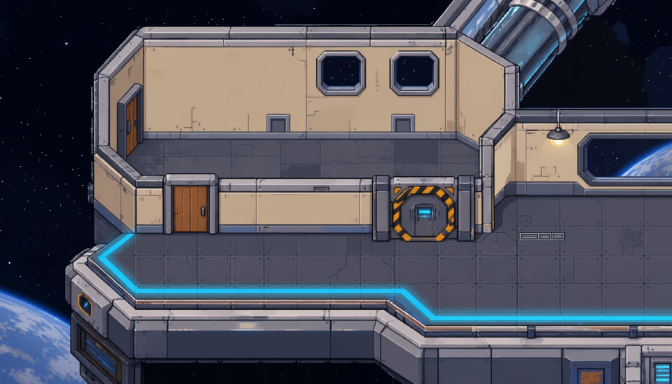
#> input picture hq/art/gen/station/vide-7.png, 1344 x 768 px (shown at 1/2 size)
$ python kit_bandes.py
#> lines starting #> are read from the running program, lines starting #| are printed output that depends on the picture
### hq/art/pixeliser.py
"""Responsabilité : ramener un morceau d'image de référence (illustration « façon pixel art » générée par ChatGPT,
floue et à pixels irréguliers) en VRAI pixel art du jeu : fond retiré, une seule taille de pixel (grille de 16 px par
case, affichée ×2), palette réduite, bords francs. Utilisé pour bâtir le kit de textures et de sprites de la station.

Usage en module : `pixeliser(image, boite, echelle)` ; en ligne de commande : voir `main`.
"""
from __future__ import annotations

import argparse
from pathlib import Path

import numpy as np
from PIL import Image
from scipy import ndimage

Boite = tuple[int, int, int, int]


# [11 lines left out: function retirer_fond, not called in this run]


def reduire(im: Image.Image, echelle: float) -> Image.Image:
    """Une case de `echelle` px de l'image source devient un pixel d'art (moyenne, alpha tranché net)."""
    w = max(1, round(im.width / echelle))
    h = max(1, round(im.height / echelle))
    a = np.array(im.convert('RGBA')).astype(float)
    a[..., :3] *= a[..., 3:4] / 255
    pre = Image.fromarray(a.astype(np.uint8)).resize((w, h), Image.Resampling.BOX)
    alpha = im.getchannel('A').resize((w, h), Image.Resampling.BOX)
    b = np.array(pre).astype(float)
    al = np.array(alpha).astype(float)
    b[..., :3] = np.where(al[..., None] > 0, b[..., :3] * 255 / np.maximum(al[..., None], 1), 0)
    b[..., 3] = np.where(al > 110, 255, 0)
    return Image.fromarray(b.clip(0, 255).astype(np.uint8))


def palette(im: Image.Image, couleurs: int) -> Image.Image:
    """Palette réduite (médiane), transparence conservée : des aplats nets au lieu du flou de l'illustration."""
    rgb = im.convert('RGB').quantize(colors=couleurs, method=Image.Quantize.MEDIANCUT, dither=Image.Dither.NONE)
    out = rgb.convert('RGBA')
    out.putalpha(im.getchannel('A'))
    return out


# [21 lines left out: functions pixeliser, main, not called in this run]


# [2 lines that do not run on import are left out]

### hq/art/kit_bandes.py
"""Responsabilité : découper dans la pièce vidée par le modèle local (`gen/station/vide-7.png`, tirée de l'image
StockIOP validée par Chris) les BANDES de construction de la station, en vrai pixel art du jeu (3,35 px source = 1 px
d'art ; une plaque de sol = une case de 20 px d'art) : mur du fond, mur bas côté coursive, montant, sol, bord de
coursive et coque, hublot, bouche d'aération, porte, sas. Le moteur les répète et les assemble selon le plan.
Sortie : `public/station/*.png` + `public/station/kit.json` (taille de chaque pièce) + `kit/bandes-test.png`.
"""
from __future__ import annotations

import json
from pathlib import Path

from PIL import Image

from pixeliser import palette, reduire

ICI = Path(__file__).resolve().parent
SOURCE = ICI / 'gen' / 'station' / 'vide-7.png'
SORTIE = ICI.parent / 'public' / 'station'
ECHELLE = 3.35
CASE = 20

# nom → boîte dans l'image source (x0, y0, x1, y1)
BANDES: dict[str, tuple[int, int, int, int]] = {
    'mur-fond': (440, 50, 530, 275),          # coiffe + crème + plinthe : se répète en largeur
    'mur-fond-hublot': (625, 50, 745, 275),
    'mur-fond-bouche': (530, 50, 600, 275),
    'mur-bas': (452, 352, 742, 467),          # mur côté coursive : coiffe épaisse, crème, plinthe bleutée
    'montant': (424, 342, 452, 470),
    'sol': (394, 475, 528, 545),              # deux plaques de sol
    'bord': (440, 560, 740, 700),             # bande lumineuse, lèvre, tranche de la coque
    'porte-bois': (330, 345, 440, 470),
    'sas': (745, 340, 965, 485),
}


def bande(nom: str, source: Image.Image) -> Image.Image:
    morceau = source.crop(BANDES[nom]).convert('RGBA')
    img = palette(reduire(morceau, ECHELLE), 32)
    if nom == 'sol':
        img = img.resize((2 * CASE, CASE), Image.Resampling.NEAREST)
    return img


def essai(b: dict[str, Image.Image]) -> Image.Image:
    """Un pont de trois pièces de largeurs différentes : contrôle des raccords quand les bandes se répètent."""
    largeurs = [96, 140, 120]
    total = sum(largeurs) + 8
    fond, bas, sol, bord = b['mur-fond'], b['mur-bas'], b['sol'], b['bord']
    h = fond.height + 2 * CASE + bas.height + 2 * CASE + bord.height
    img = Image.new('RGBA', (total, h), (3, 5, 16, 255))
    y_sol = fond.height
    for x in range(0, total, sol.width):
        for y in (y_sol, y_sol + CASE, y_sol + 2 * CASE + bas.height - 20, y_sol + 3 * CASE + bas.height - 20):
            img.alpha_composite(sol, (x, y))
    for x in range(0, total, fond.width):
        img.alpha_composite(fond, (x, 0))
    y_bas = y_sol + 2 * CASE - 20
    for x in range(0, total, bas.width):
        img.alpha_composite(bas, (x, y_bas))
    for x in range(0, total, bord.width):
        img.alpha_composite(bord, (x, h - bord.height))
    x = 0
    for w in largeurs:
        img.alpha_composite(b['montant'], (x, y_bas - 3))
        img.alpha_composite(b['porte-bois'], (x + 12, y_bas))
        x += w
    img.alpha_composite(b['montant'], (x, y_bas - 3))
    img.alpha_composite(b['mur-fond-hublot'], (150, 0))
    return img


def main() -> None:
    SORTIE.mkdir(parents=True, exist_ok=True)
    source = Image.open(SOURCE)
#> source is the input picture: PIL image 1344x768 RGB; mean R, G, B 82.1, 82.8, 92.5
    b = {nom: bande(nom, source) for nom in BANDES}
#> in reduire, `alpha = im.getchannel('A').resize((w, h), Image.Resampling.BOX)`: alpha: PIL image 27x67 L; every value is 255
#> in reduire, `al = np.array(alpha).astype(float)`: al: shape (67, 27) float64; every value is 255
#> in reduire (call 2), `alpha = im.getchannel('A').resize((w, h), Image.Resampling.BOX)`: alpha: PIL image 36x67 L; every value is 255
#> in reduire (call 2), `al = np.array(alpha).astype(float)`: al: shape (67, 36) float64; every value is 255
#> call 3 of bande, with nom = 'mur-fond-bouche'
#> in bande (call 3), `morceau = source.crop(BANDES[nom]).convert('RGBA')`:
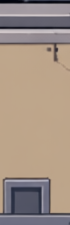
#> morceau: PIL image 70x225 RGBA; mean R, G, B, A 162.1, 145.5, 132.6, 255
#> in reduire (call 3), `alpha = im.getchannel('A').resize((w, h), Image.Resampling.BOX)`: alpha: PIL image 21x67 L; every value is 255
#> in reduire (call 3), `al = np.array(alpha).astype(float)`: al: shape (67, 21) float64; every value is 255
#> call 4 of bande, with nom = 'mur-bas'
#> in bande (call 4), `morceau = source.crop(BANDES[nom]).convert('RGBA')`:
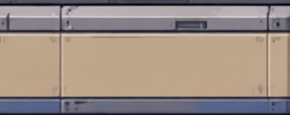
#> morceau: PIL image 290x115 RGBA; mean R, G, B, A 153.8, 139.7, 131.8, 255
#> in reduire (call 4), `alpha = im.getchannel('A').resize((w, h), Image.Resampling.BOX)`: alpha: PIL image 87x34 L; every value is 255
#> in reduire (call 4), `al = np.array(alpha).astype(float)`: al: shape (34, 87) float64; every value is 255
#> in bande (call 5), `morceau = source.crop(BANDES[nom]).convert('RGBA')`:
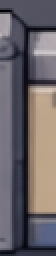
#> morceau: PIL image 28x128 RGBA (shown 2 times larger); mean R, G, B, A 105.9, 99.7, 104.2, 255
#> in bande (call 6), `morceau = source.crop(BANDES[nom]).convert('RGBA')`:
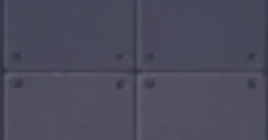
#> morceau: PIL image 134x70 RGBA (shown 2 times larger); mean R, G, B, A 74.9, 75.6, 92.1, 255
#> in reduire (call 6), `alpha = im.getchannel('A').resize((w, h), Image.Resampling.BOX)`: alpha: PIL image 40x21 L; every value is 255
#> in reduire (call 6), `al = np.array(alpha).astype(float)`: al: shape (21, 40) float64; every value is 255
#> in bande (call 6), `img = img.resize((2 * CASE, CASE), Image.Resampling.NEAREST)`:
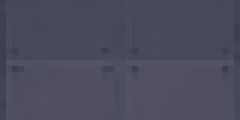
#> img: PIL image 40x20 RGBA (shown 6 times larger); mean R, G, B, A 75, 75.8, 92.4, 255
#> in bande (call 7), `morceau = source.crop(BANDES[nom]).convert('RGBA')`:
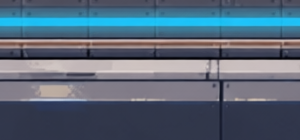
#> morceau: PIL image 300x140 RGBA; mean R, G, B, A 87, 102.8, 120.1, 255
#> in reduire (call 7), `pre = Image.fromarray(a.astype(np.uint8)).resize((w, h), Image.Resampl..`:
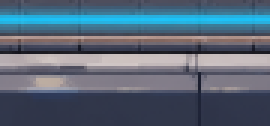
#> pre: PIL image 90x42 RGBA (shown 3 times larger); mean R, G, B, A 87.1, 103, 120.3, 255
#> in reduire (call 7), `alpha = im.getchannel('A').resize((w, h), Image.Resampling.BOX)`: alpha: PIL image 90x42 L; every value is 255
#> b = 9 items
    index = {}
    for nom, img in b.items():
        img.save(SORTIE / f'{nom}.png')
        index[nom] = {'w': img.width, 'h': img.height}
        print(f'{nom:16s} {img.width}×{img.height}')
#> this loop made 9 passes
#> nom on passes 1 to 9: 'mur-fond', 'mur-fond-hublot', 'mur-fond-bouche', 'mur-bas', 'montant', 'sol', 'bord', 'porte-bois', 'sas'
#| mur-fond         27×67
#| mur-fond-hublot  36×67
#| mur-fond-bouche  21×67
#| mur-bas          87×34
#| montant          8×38
#| sol              40×20
#| bord             90×42
#| porte-bois       33×37
#> (further printed lines are left out)
#> after the loop, index = 9 items
    (SORTIE / 'kit.json').write_text(json.dumps(index, indent=1))
    t = essai(b)
#> after the loop in essai, `for w in largeurs:`: x = 356
    t.resize((t.width * 2, t.height * 2), Image.Resampling.NEAREST).save(ICI / 'kit' / 'bandes-test.png')


if __name__ == '__main__':
    main()
